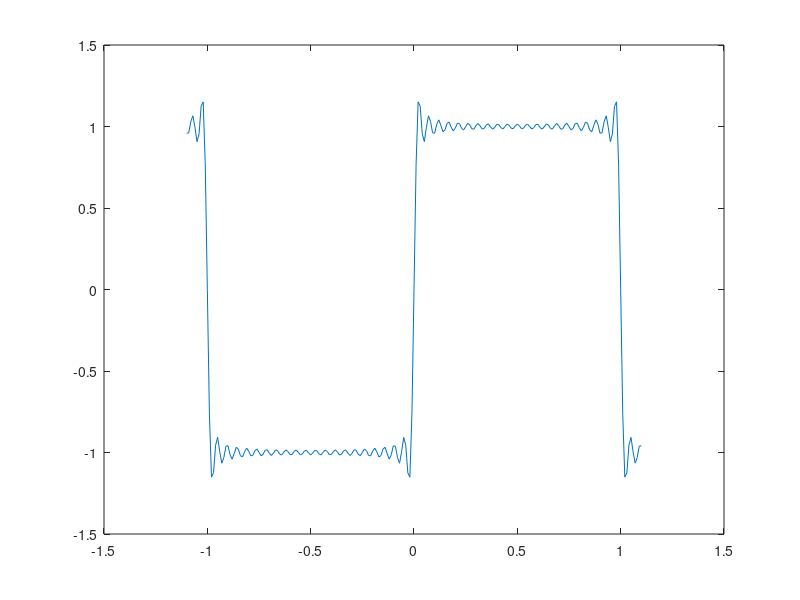

Write the MATLAB code that produced this figure.
n =20;                                                             
T = 1;                                                            
i = 0;                                                            
for t = -1.1:0.01:1.1                                                   
  i = i + 1;                                                      
  F(i) = 0;                                                       
  for k = 0 : n                                                   
    F(i) = F(i) + 1 / (2 * k + 1) * ...
           sin((2 * k + 1) * pi * t / T);
  end                                                             
  F(i) = F(i) * 4 / pi;                                           
end                                                               
t = -1.1:0.01:1.1;                                                      
%disp( [t' F'] )                                                   
plot(t, F)
